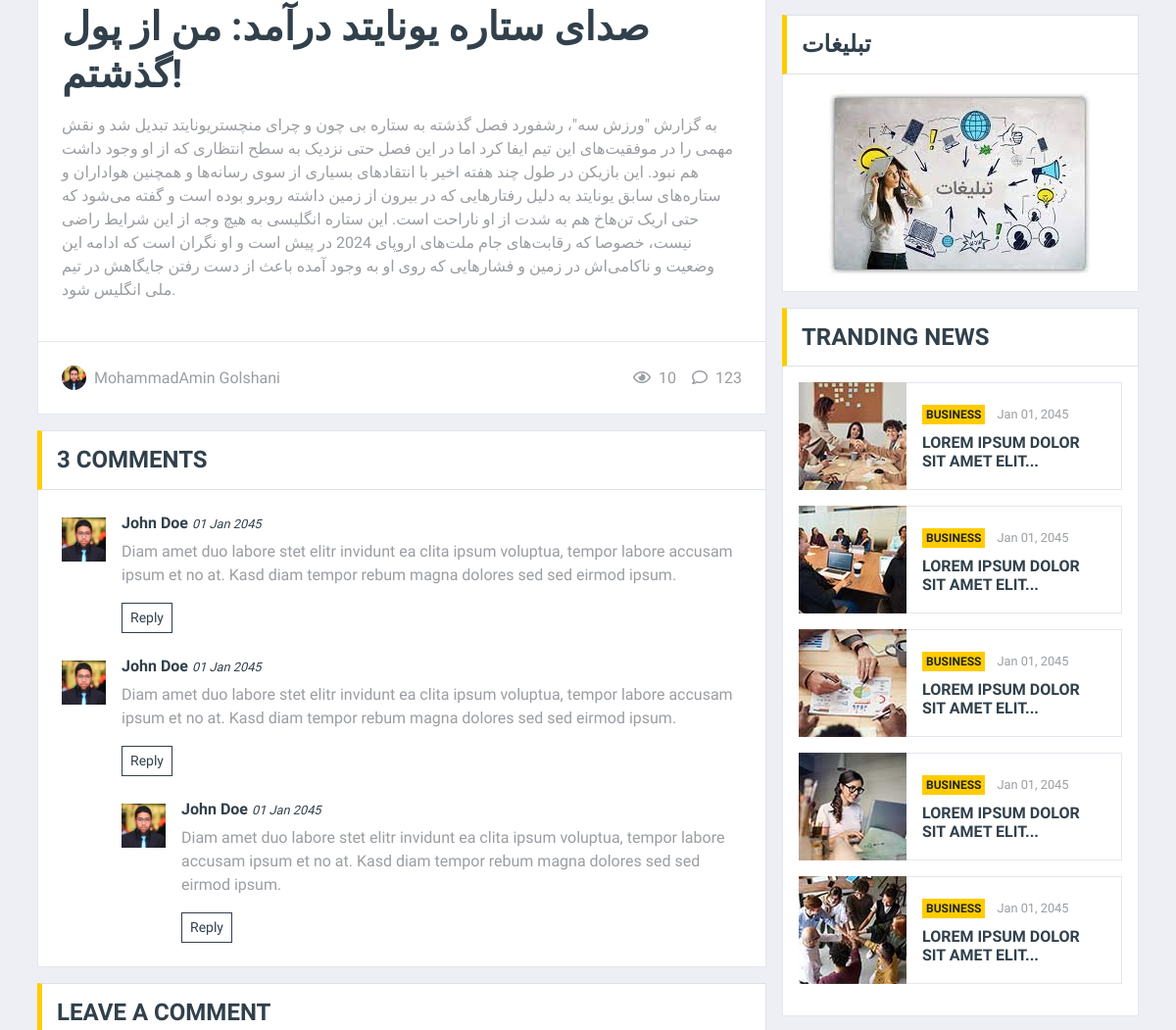
Page /news/11 (middle part) on the earlier database version.
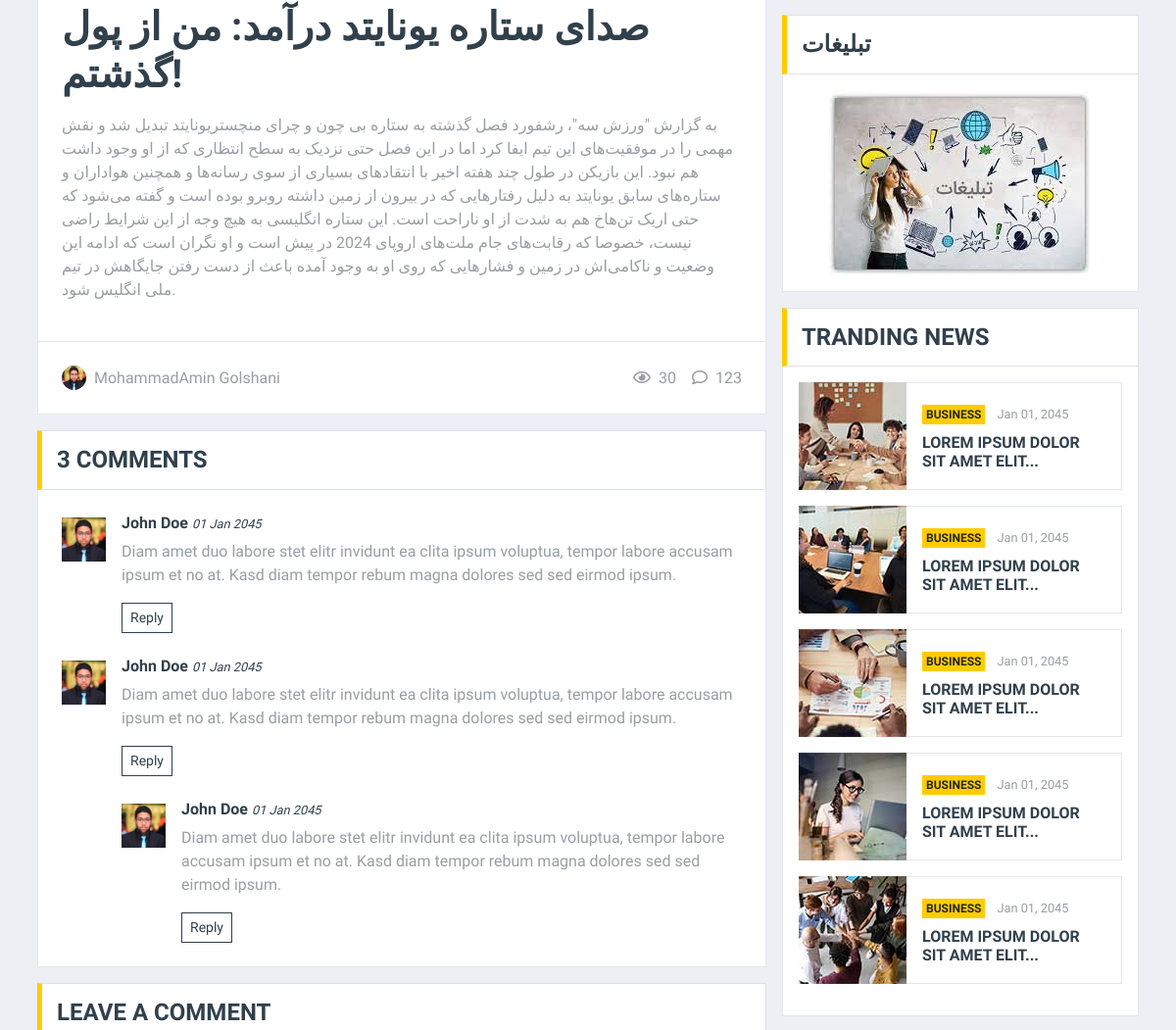
Same page on the later database version.
### news/models.py (models this page shows, shortened)
class Post(models.Model):
    image = models.ImageField(default='news/im')
    author = models.ForeignKey(User, null=True, on_delete=models.SET_NULL)
    title = models.CharField(max_length=255)
    content = models.TextField()
    category = models.ManyToManyField(Category)
    counted_views = models.IntegerField(default=0)
    status = models.BooleanField(default=False)
    login_required = models.BooleanField(default=False)
    published_date = models.DateTimeField(null=True)
    created_date = models.DateTimeField(auto_now_add=True)
    updated_date = models.DateTimeField(auto_now=True)
    class Meta:
        ordering = ["-created_date"]

### news/views.py (the view)
# urls.py: path('<int:pid>', news_single, name='news_single'),
def news_single(request, pid):
    current_datetime = timezone.now()
    post = get_object_or_404(Post, id=pid, status=1)  # , published_date__lte=current_datetime)
    context = {'post': post}
    return render(request, 'news/single.html', context)

### news/templatetags/news_tag.py (called while the page is built)
@register.inclusion_tag('news/last_news.html')
def latest_post_down(num=3):
    posts = Post.objects.filter(status=1).order_by('-published_date')[:num]
    return {'posts': posts}

@register.inclusion_tag('news/category_tag.html')
def news_post_categories():
    posts = Post.objects.filter(status=1)
    categories = Category.objects.all()
    cat_dict = {}
    for cat_name in categories:
        cat_dict[cat_name.name] = posts.filter(category=cat_name).count()
    return {'categories': cat_dict}

### templates/news/single.html (shortened to what the changed rows need)
{% extends "base.html" %}
{% load static %}
{% block content %}
    <div class="container-fluid">
        <div class="container">
            <div class="row">
                <div class="col-lg-8">
                    <div class="position-relative mb-3">
                        <div class="bg-white border border-top-0 p-4">
                            <h1 class="mb-3 text-secondary text-uppercase font-weight-bold">{{ post.title }}</h1>
                            <p>{{ post.content }}</p>
                        </div>
                        <div class="d-flex justify-content-between bg-white border border-top-0 p-4">
                            <div class="d-flex align-items-center">
                                <img class="rounded-circle mr-2" src="{% static 'img/user.jpg' %}" width="25" height="25" alt="">
                                <span>{{ post.author.get_full_name }}</span>
                            </div>
                            <div class="d-flex align-items-center">
                                <span class="ml-3"><i class="far fa-eye mr-2"></i>{{ post.counted_views }}</span>
                                <span class="ml-3"><i class="far fa-comment mr-2"></i>123</span>
                            </div>
                        </div>
                    </div>
                </div>
            </div>
        </div>
    </div>
{% endblock content%}

Differences in the rows shown:
changed Post "صدای ستاره یونایتد درآمد: من از پول گذشتم!": counted_views "10" → "30"
